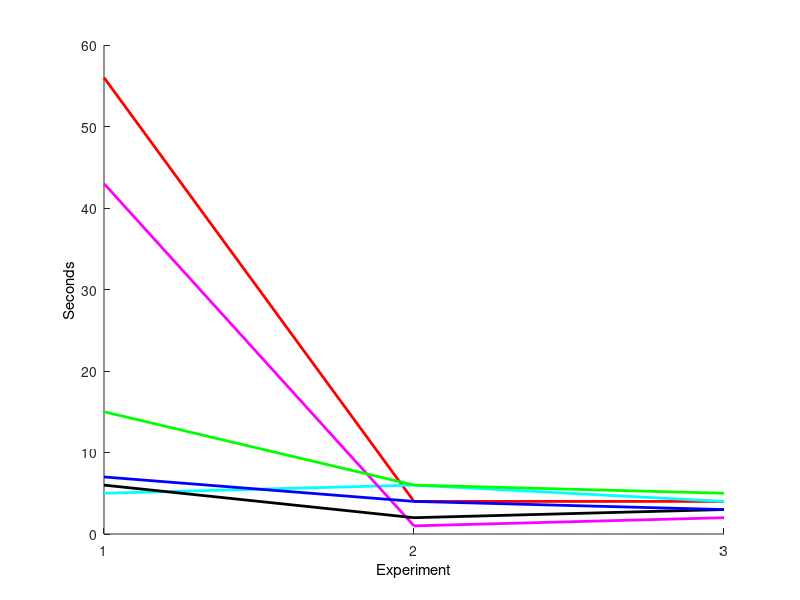
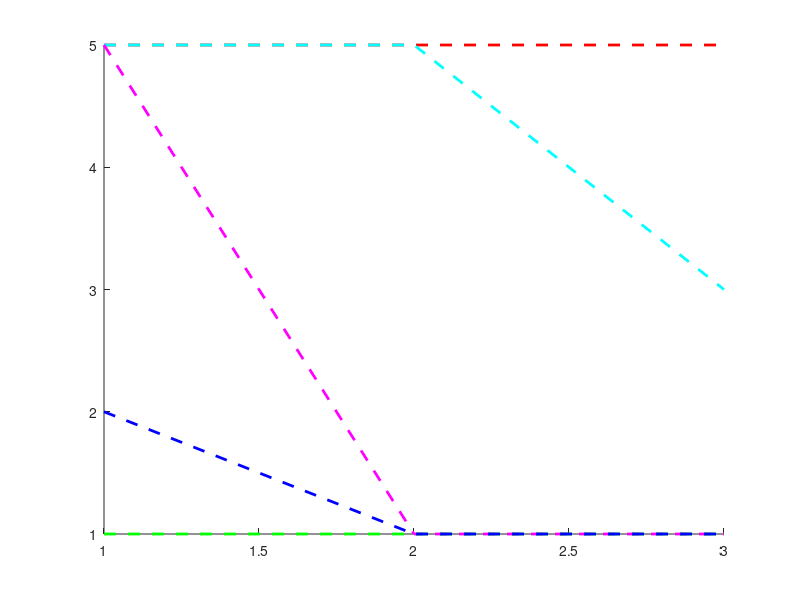

MATLAB code to generate these figures, in order:
clc;
clear;
close all;

load('obs_sec.mat')
load('obs_click.mat')

hold on
plot(obs_sec(:,1),'r','LineWidth',2,'DisplayName','Open Image')

plot(obs_sec(:,3),'c','LineWidth',2,'DisplayName','Add Second Image')
plot(obs_sec(:,4),'m','LineWidth',2,'DisplayName','Select Annotation')
plot(obs_sec(:,5),'k','LineWidth',2,'DisplayName','Delete Image')
plot(obs_sec(:,7),'g','LineWidth',2,'DisplayName','Edit Annotation')
%plot(obs_sec(:,8),'g')
plot(obs_sec(:,9),'b','LineWidth',2,'DisplayName','Save')
set(get(gca,'XLabel'),'String','Experiment')
set(get(gca,'YLabel'),'String','Seconds')
set(gca,'XTick',[1:3])
figure
hold on
plot(obs_click(:,1),'--r','LineWidth',2,'DisplayName','Open Image')
plot(obs_click(:,3),'--c','LineWidth',2,'DisplayName','Add Second Image')
plot(obs_click(:,4),'--m','LineWidth',2,'DisplayName','Select Annotation')
%plot(obs_click(:,5),'--k','LineWidth',2)
plot(obs_click(:,7),'--g','LineWidth',2,'DisplayName','Edit Annotation')
%plot(obs_sec(:,8),'g')
plot(obs_click(:,9),'--b','LineWidth',2,'DisplayName','Save')